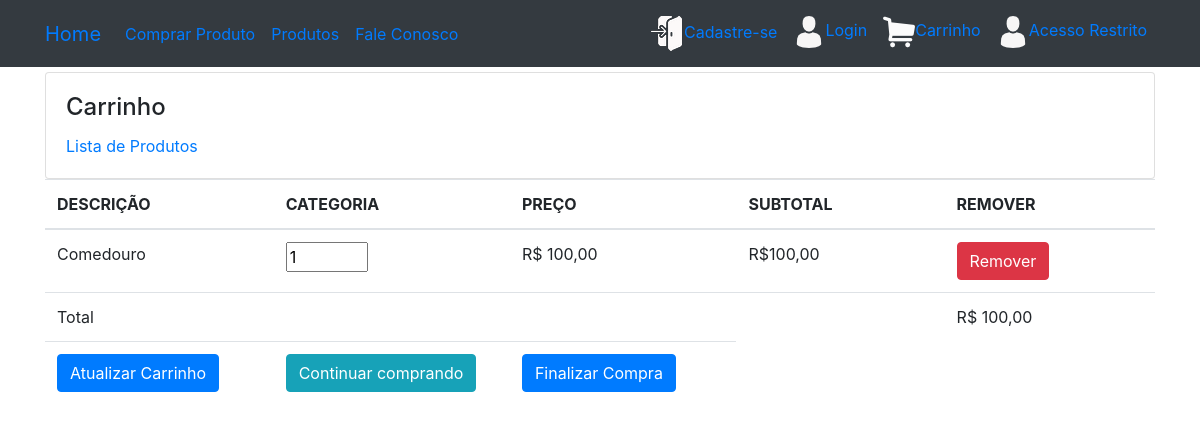
Screenshot of /carrinho.php?acao=add&codproduto=26 with the database file from the repository.
### tables this page shows
CREATE TABLE `produto` (
  `codproduto` int(11) NOT NULL,
  `descricao` varchar(100) NOT NULL,
  `categoria` varchar(20) NOT NULL,
  `preco` float(10,2) NOT NULL,
  `imagem` varchar(100) NOT NULL
);

### carrinho.php (the view, shortened to what this page needs)
<!doctype html>
<?php
	if(isset($_GET['acao'])){
        if($_GET['acao'] == 'add'){
            $codproduto = intval($_GET['codproduto']);
		}
	}
?>
<html>
<head>
	<link rel="stylesheet" href="https://maxcdn.bootstrapcdn.com/bootstrap/4.0.0-beta.2/css/bootstrap.min.css" />
</head>
<body>
    <?php
        include ('menu.php');
        ?>
<br>
<div class="container">
    	<div class="card mt-5">
			 <div class="card-body">
	    		<h4 class="card-title">Carrinho</h4>
	    		<a href="buscaprodutos.php">Lista de Produtos</a>
	    	</div>
		</div>
	<table class="table table-strip">
		<thead>
			<tr>
				<th width="244">DESCRIÇÃO</th>
				<th width="244">CATEGORIA</th>
				<th width="244">PREÇO</th>
				<th width="244">SUBTOTAL</th>
				<th width="244">REMOVER</th>
			</tr>
		</thead>
			<form action="?acao=up" method="post">
		<tbody>
			<?php
				if(count($_SESSION['carrinho']) == 0){
					echo('<tr><td colspan="5">Nenhum produto no carrinho</td></tr>');
				}else{
					include('conexao.php');
					$total = 0;
					foreach($_SESSION['carrinho'] as $codproduto => $qtd){
						$sql     = "SELECT * FROM produto WHERE codproduto = '$codproduto'";
						$executa = mysqli_query($conexao, $sql) or die (mysqli_error());
						$in      = mysqli_fetch_assoc($executa);
						$descricao    = $in ['descricao'];
						$preco   = number_format ($in ['preco'], 2,',','.');
						$sub     = number_format ($in ['preco'] * $qtd, 2,',','.');
						$total   += $in['preco'] * $qtd;
						echo '<tr>
								<td>'.$descricao.'</td>
								<td><input type="text" size="3" name="prod['.$codproduto.']" value="'.$qtd.'" ></td>
								<td>R$ '.$preco.'</td>
								<td>R$'.$sub.'</td>
								<td><a href="?acao=del&codproduto='.$codproduto.'" class="btn btn-danger">Remover</td>
							  </tr>' ;
					}
						$total = number_format($total, 2, ',', '.');
                echo 	'<tr>
                            <td colspan="4">Total</td>
                            <td>R$ '.$total.'</td>
                    	</tr>';
				}
			?>
		          <td ><input class="btn btn-primary"  type="submit" value="Atualizar Carrinho"/></td>
				<td ><a class="btn btn-info" href='buscaprodutos.php'>Continuar comprando</a></td>
				<td>
			<a href="login.php" class="btn btn-primary"  value="finalizar"/>Finalizar Compra</a></td>
		</tbody>
			</form>
	</table>
</div>
</body>
</html>

### rows the page displays
produto: descricao "Comedouro", value "1", preco "100,00"

### other values shown
$total "100,00"
